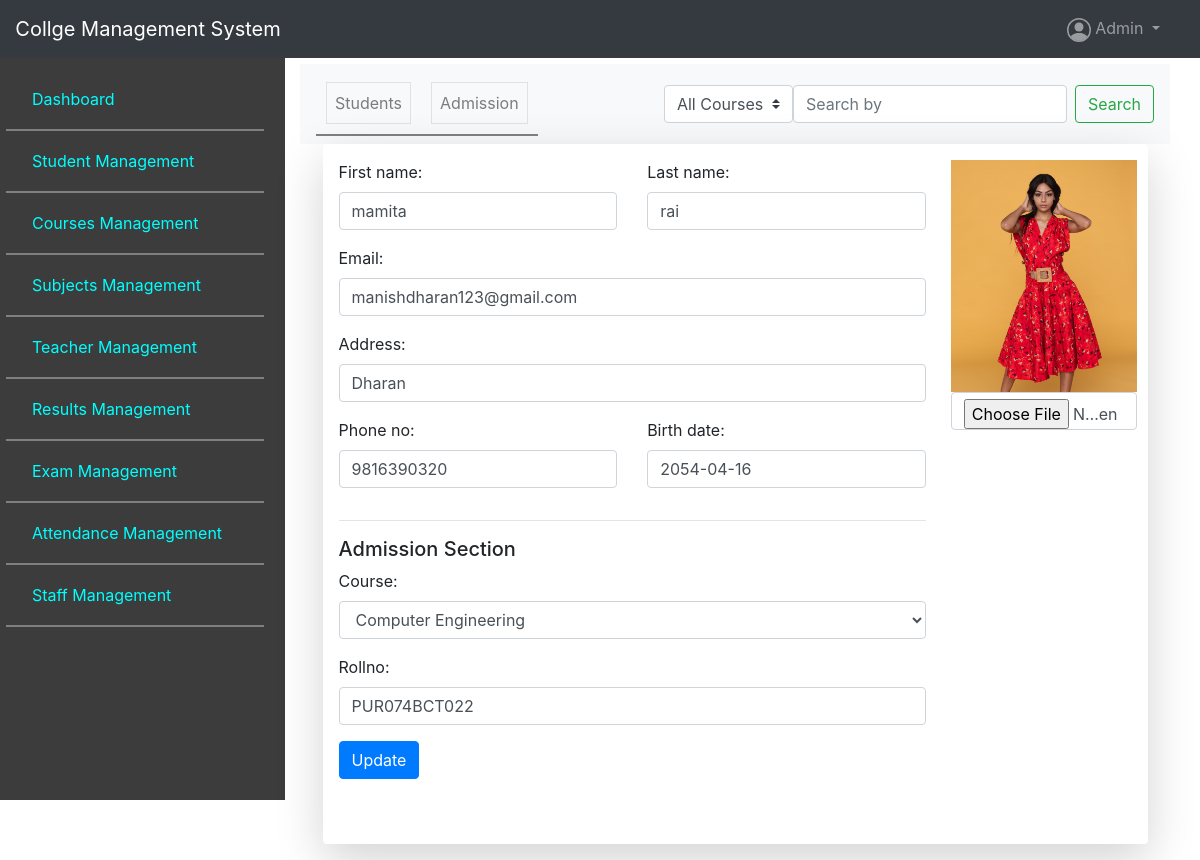
Page /college/student_management/4/update/ on the committed database.
### college/models/student.py (models this page shows, shortened)
class Student(models.Model):
    StuId = models.AutoField(primary_key=True)
    first_name = models.CharField(max_length=150)
    last_name = models.CharField(max_length=150)
    birth_date = models.DateField()
    address = models.CharField(max_length=150)
    phone_no = models.CharField(max_length=15)
    email = models.EmailField(max_length=150,blank=True)
    avatar = models.ImageField(upload_to="avatar/")
    objects = StudentManager()
    import datetime

class Admission(models.Model):
    student = models.OneToOneField(Student,on_delete=models.CASCADE)
    course = models.ForeignKey(Course,on_delete = models.CASCADE)
    date = models.DateField(auto_now_add=True)
    rollno = models.CharField(max_length=100,blank=True)
    passout = models.BooleanField(default=False)
    leave = models.BooleanField(default=True)

### college/views/student.py (the view, shortened to what this page needs)
class StudentUpdateView(View):
    def get(self,request,student_id):
        student = Student.objects.get(StuId=student_id)
        student_form = StudentForm(instance=student)
        admission = Admission.objects.get(student=student)
        admission_form = AdmissionUpdateForm(instance=admission)
        context_data = {
            'student_form':student_form,
            'admission_form':admission_form,
            'student':student
        }
        return render(request,"student/update.html",context_data)

### college/forms/studentForm.py
class StudentForm(forms.ModelForm):
    class Meta:
        model = Student
        fields = ('first_name','last_name','birth_date','address','phone_no','email','avatar')
        widgets = {
            'first_name':forms.TextInput(attrs={'class':'form-control','placeholder':'Enter First Name'}),
            'last_name':forms.TextInput(attrs={'class':'form-control','placeholder':'Enter Last Name'}),
            'address':forms.TextInput(attrs={'class':'form-control','placeholder':'Enter Your Address'}),
            'email':forms.EmailInput(attrs={'class':'form-control','placeholder':'Enter Your Email'}),
            'phone_no':forms.TextInput(attrs={'class':'form-control','placeholder':'Enter Your Phone Number'}),
            'birth_date':forms.DateInput(attrs={'class':'form-control','placeholder':'Enter Your Birth date'}),
            'avatar':forms.FileInput(attrs={'class':'form-control'})
        }

class AdmissionUpdateForm(forms.ModelForm):
    class Meta:
        model = Admission
        fields = ('course','rollno')
        widgets = {
            'course':forms.Select(attrs={'class':'form-control','placeholder':'Choose Your Course'}),
            'rollno':forms.TextInput(attrs={'class':'form-control','placeholder':'Enter Student Roll Number'}),
        }

### college/models/course.py (called while the page is built)
    def __str__(self):
        return self.Cname

### templates/student/update.html (shortened to what this page needs)
{% extends 'base_site/student_base.html' %}
{% load static %}
{% block inner_content %}
<div class="row">
    <div class="col-11 shadow-lg p-3 mb-3 bg-white rounded mx-auto" style="height: 700px; overflow-y: scroll; ">
        <form action="" method="POST" enctype="multipart/form-data">
            <div class="row">
                <div class="col-9">
                    <div class="row">
                        <div class="col-6">
                            <div class="form-group">
                                {{student_form.first_name.label_tag}}
                                {{student_form.first_name}}
                            </div>
                        </div>
                        <div class="col-6">
                            <div class="form-group">
                                {{student_form.last_name.label_tag}}
                                {{student_form.last_name}}
                            </div>
                        </div>
                    </div>
                    <div class="form-group">
                        {{student_form.email.label_tag}}
                        {{student_form.email}}
                    </div>
                    <div class="form-group">
                        {{student_form.address.label_tag}}
                        {{student_form.address}}
                    </div>
                    <div class="row">
                        <div class="col-6">
                            <div class="form-group">
                                {{student_form.phone_no.label_tag}}
                                {{student_form.phone_no}}
                            </div>
                        </div>
                        <div class="col-6">
                            <div class="form-group">
                                {{student_form.birth_date.label_tag}}
                                {{student_form.birth_date}}
                            </div>
                        </div>
                    </div>
                    <hr>
                    <h5>Admission Section</h5>
                    <div class="form-group">
                        {{admission_form.course.label_tag}}
                        {{admission_form.course}}
                    </div>
                    <div class="form-group">
                        {{admission_form.rollno.label_tag}}
                        {{admission_form.rollno}}
                    </div>
                </div>
                <div class="col-3">
                    <div class="form-row">
                        <img src="{{student.avatar.url}}" class="img-fluid" alt="" height="250">
                        {{student_form.avatar}}
                    </div>
                </div>
            </div>
            <button type="submit" class="btn btn-primary">Update</button>
        </form>
    </div>
</div>
{% endblock inner_content %}

### static/css/admin_style.css (style rules this page uses)
* { margin: 0; padding: 0; box-sizing: border-box; }

### rows in the picture
Student: first_name "mamita", last_name "rai", email "manishdharan123@gmail.com", address "Dharan", phone_no "9816390320", birth_date "2054-04-16", avatar (picture)
Admission: course "Computer Engineering", rollno "PUR074BCT022"

### other values in the picture
{{ student_form.first_name.label_tag }} "First name:"
{{ student_form.last_name.label_tag }} "Last name:"
{{ student_form.email.label_tag }} "Email:"
{{ student_form.address.label_tag }} "Address:"
{{ student_form.phone_no.label_tag }} "Phone no:"
{{ student_form.birth_date.label_tag }} "Birth date:"
{{ admission_form.course.label_tag }} "Course:"
{{ admission_form.rollno.label_tag }} "Rollno:"
